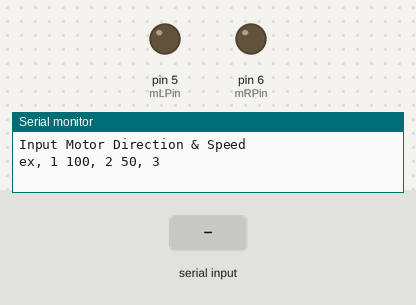
The sketch below on a simulated Arduino Uno, built with avr-gcc and run on an emulated ATmega328P. Parts: output pins drawn as LEDs (lit = HIGH), the last lines printed to the serial monitor. The inputs (shaded band) are chosen by the test bench.

Above: at 1.2 s.
1.3 s: "1,90\n" received over Serial
At 1.6 s:
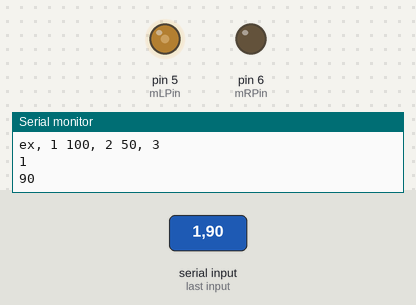
Timing chart, 0 to 4.3 s (numbered marks = the images above; inputs shaded):
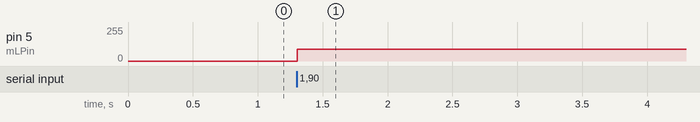

The sketch:

chapter-3.2.2.ino
```cpp
int mLPin = 5;        // 모터가 정 방향으로 회전할 때 사용하는 핀
int mRPin = 6;        // 모터가 역 방향으로 회전할 때 사용하는 핀

void setup() {
  pinMode(mLPin, OUTPUT);
  pinMode(mRPin, OUTPUT);
  Serial.begin(9600);
  Serial.println("Input Motor Direction & Speed");
  Serial.println("ex, 1 100, 2 50, 3");
}

void loop() {
  if (Serial.available()) {
    long direction = Serial.parseInt(); // 모터의 회전방향 가져오기
    long speed = Serial.parseInt();     // 모터의 속도 값 가져오기
    Serial.println(direction);
    Serial.println(speed);
    if (direction == 1) {
      analogWrite(mLPin, speed);
    }
    else if (direction == 2) {
      analogWrite(mRPin, speed);
    }
    else if (direction == 3) {
      analogWrite(mLPin, 0);
      analogWrite(mRPin, 0);
    }
  }
}
```

Measured:
- after the input at 1.3 s, pin 5 (mLPin): 0/255 → 90/255 at once
